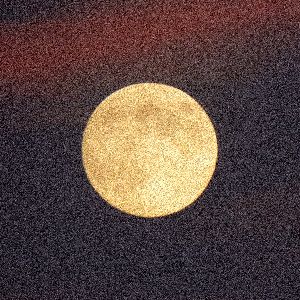
#> input picture assignment_2/images/moon_noisy.png, 300 x 300 px
$ python Q1_Spatial_Filtering_Binarization.py
#> lines starting #> are read from the running program, lines starting #| are printed output that depends on the picture; after the words box and inside, x2 and y2 are one past the last pixel; in counts of white or black regions, pixels touching at a corner belong together; long printed decimals are rounded
### assignment_2/src/helper_functions.py
import numpy as np
import sys
from skimage.color import rgb2gray
import cv2

def get_histogram(image: np.ndarray) -> list:
    height, width = image.shape
    freq = [0] * 256

    for i in range(height):
        for j in range(width):
            intensity = image[i][j]
            freq[intensity] += 1

    return freq

def get_normalized_histogram(histogram: list) -> list:
    total_pixels = np.sum(histogram)
    n_hist = [histogram[i]/total_pixels for i in range(len(histogram))]
    return n_hist

def get_class_probabilities(normalized_histogram: list, threshold: int):
    cls_0 = np.sum(normalized_histogram[:threshold+1])
    cls_1 = np.sum(normalized_histogram[threshold+1:])
    return cls_0, cls_1

def get_class_means(normalized_histogram: list, threshold: int, prob_class_0: float, prob_class_1: float):
    sum_0 = 0
    sum_1 = 0
    for k in range(0,threshold+1):
        sum_0 += k * normalized_histogram[k]
    for k in range(threshold+1, 256):
        sum_1 += k * normalized_histogram[k]

    return sum_0/prob_class_0 if prob_class_0>0 else 0, sum_1/prob_class_1 if prob_class_1>0 else 0

def get_class_variances(normalized_histogram: list, threshold: int, prob_class_0: float, prob_class_1: float, mean_class_0: float, mean_class_1: float):
    sum_0 = 0
    sum_1 = 0
    for k in range(0,threshold+1):
        sum_0 += ((k - mean_class_0) ** 2) * normalized_histogram[k]
    for k in range(threshold+1, 256):
        sum_1 += ((k - mean_class_1) ** 2) * normalized_histogram[k]

    return sum_0/prob_class_0 if prob_class_0>0 else 0, sum_1/prob_class_1 if prob_class_1>0 else 0

def get_within_class_variance(image: np.ndarray, threshold: int) -> float:

    hist = get_histogram(image=image)

    normalized_histogram = get_normalized_histogram(histogram=hist)

    prob_class_0, prob_class_1 = get_class_probabilities(
        normalized_histogram = normalized_histogram,
        threshold = threshold
    )

    mean_class_0, mean_class_1 = get_class_means(
        normalized_histogram = normalized_histogram,
        threshold = threshold,
        prob_class_0 = prob_class_0,
        prob_class_1 = prob_class_1
    )

    var_class_0, var_class_1 = get_class_variances(
        normalized_histogram = normalized_histogram,
        threshold = threshold,
        prob_class_0 = prob_class_0,
        prob_class_1 = prob_class_1,
        mean_class_0 = mean_class_0,
        mean_class_1 = mean_class_1
    )

    return (prob_class_0 * var_class_0) + (prob_class_1 * var_class_1)

def get_binarized_image(image: np.ndarray, threshold: int) -> np.ndarray:
    """Returns Binarized image [0,1] in floating point"""
    binarized_image = np.zeros_like(image)
    binarized_image = image > threshold
    return binarized_image

def get_otsu_threshold(image: np.ndarray) -> int:
    min_within_class_var = sys.float_info.max
    min_threshold = 0

    for threshold in range(256):
        within_class_var_at_t = get_within_class_variance(image = image, threshold=threshold)
        if within_class_var_at_t < min_within_class_var:
            min_within_class_var = within_class_var_at_t
            min_threshold = threshold

    return min_threshold, min_within_class_var

# [64 lines left out: functions pad_to_square, pad_for_rotation, get_blur_image, not called in this run]

### assignment_2/src/Q1_Spatial_Filtering_Binarization.py
import skimage.io
from skimage.color import rgb2gray
import cv2
import numpy as np
from matplotlib import pyplot as plt
from helper_functions import get_otsu_threshold, get_binarized_image, get_histogram
import os

def process_image(image:np.ndarray, kernel_size, optimal_variances):

    blur_kernel = np.ones((kernel_size,kernel_size), dtype=np.float32) / (kernel_size)**2

    blur_image = cv2.filter2D(src=rgb2gray(image), ddepth= -1, kernel=blur_kernel, borderType=cv2.BORDER_CONSTANT)
    blur_image = (blur_image * 255).astype('uint8')

    histogram_blur_image =  get_histogram(blur_image)

    otsu_threshold, withing_class_var = get_otsu_threshold(blur_image)
    binarized_image = get_binarized_image(image=blur_image, threshold=otsu_threshold)

    optimal_variances[kernel_size] = withing_class_var

    print()
    print(f"For Kernel Size: {kernel_size}")
    print(f"Threshold at which Within-Class Variance is Optimal: {otsu_threshold}")
    print(f"Optimal within-class variance is: {withing_class_var}")

    return blur_image, histogram_blur_image, binarized_image, optimal_variances


def main():
    input_path = '../images/moon_noisy.png'
    image = skimage.io.imread(input_path)
#> image is the input picture: shape (300, 300, 3); mean R, G, B 90.5, 71.3, 65.6
    output_dir_name = '../output/Q1'
    os.makedirs(output_dir_name, exist_ok=True)

    kernel_sizes = [5, 29, 129]
    optimal_variances = {}

    plt.figure(figsize=(15,10))
    i=1

    for kernel_size in kernel_sizes:
        blur_image, histogram_blur_image, binarized_image, optimal_variances = process_image(
            image=image,
            kernel_size=kernel_size,
            optimal_variances=optimal_variances)

        plt.subplot(3,3,i)
        plt.title(f'Blur Image ({kernel_size} x {kernel_size})')
        plt.imshow(blur_image, cmap='gray')
        plt.subplot(3,3,i+1)
        plt.title(f'Binarized Blur Image ({kernel_size} x {kernel_size})')
        plt.imshow(binarized_image, cmap='gray')
        plt.subplot(3,3,i+2)
        plt.title(f'Histogram of Blur Image ({kernel_size} x {kernel_size})')
        plt.plot(histogram_blur_image)
        i = i+3
#> this loop made 3 passes
#| Threshold at which Within-Class Variance is Optimal: 125
#| Optimal within-class variance is: 165.360
#| Threshold at which Within-Class Variance is Optimal: 117
#| Optimal within-class variance is: 327.943
#| Threshold at which Within-Class Variance is Optimal: 76
#| Optimal within-class variance is: 405.759
#> pass 1, in process_image, `blur_image = cv2.filter2D(src=rgb2gray(image), ddepth= -1, kernel=blur..`:
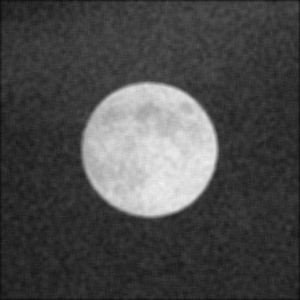
#> blur_image: shape (300, 300) float64; min 0.0558, max 0.943, mean 0.292
#> pass 1, in get_binarized_image, `binarized_image = image > threshold`:
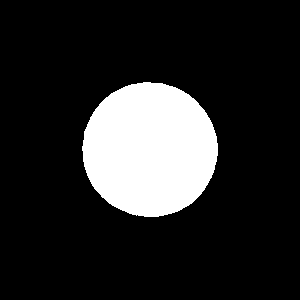
#> binarized_image: shape (300, 300) bool; 15.9% white; 1 white region, box (x1, y1, x2, y2) and area: (82, 82, 218, 217) 14324
#> pass 2, in process_image (call 2), `blur_image = cv2.filter2D(src=rgb2gray(image), ddepth= -1, kernel=blur..`:
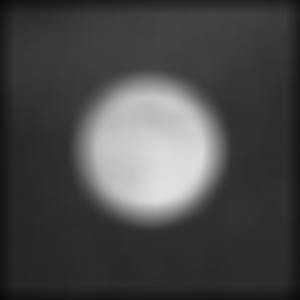
#> blur_image: shape (300, 300) float64; min 0.0382, max 0.88, mean 0.285

    plt.tight_layout()
    plt.savefig(f"{output_dir_name}/compared_output.png")
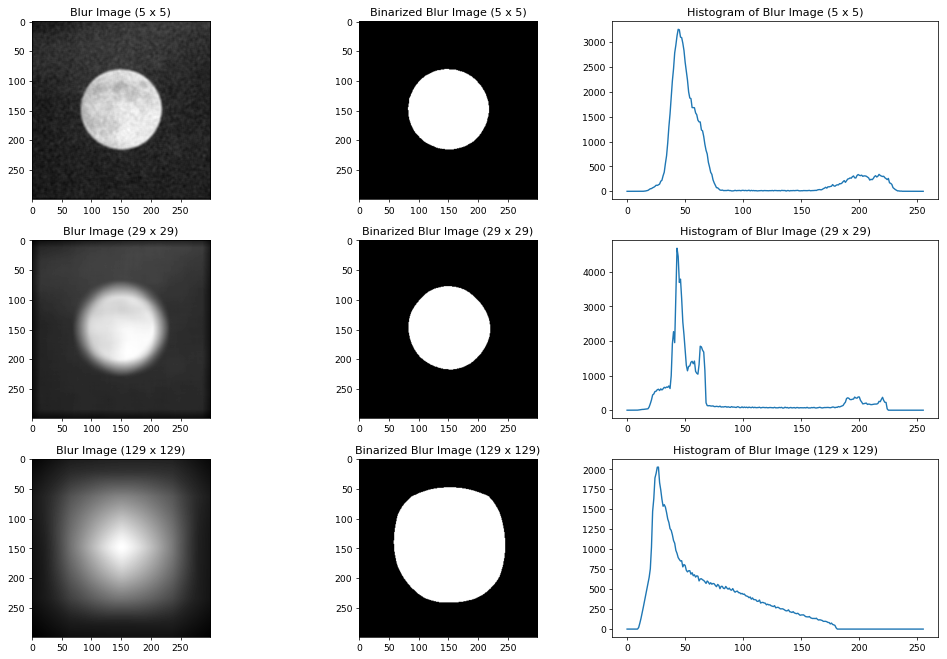
#> figure drawn by matplotlib, 9 panels; panel 3: curve peaks at x = 44, y = 3255; panel 6: curve peaks at x = 43, y = 4679; panel 9: curve peaks at x = 27, y = 2028
    plt.show()

    optimal_kernel_size = min(optimal_variances, key=optimal_variances.get)
    print()
    print(f"Optimal filter size that minimizes the within-class variance is: {optimal_kernel_size}")
#| Optimal filter size that minimizes the within-class variance is: 5
    return

if __name__ == '__main__':
    main()
